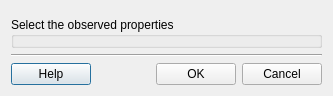
<?xml version="1.0" encoding="UTF-8"?>
<ui version="4.0">
 <class>TimeSeriesDialogForm</class>
 <widget class="QDialog" name="TimeSeriesDialogForm">
  <property name="geometry">
   <rect>
    <x>0</x>
    <y>0</y>
    <width>333</width>
    <height>79</height>
   </rect>
  </property>
  <property name="windowTitle">
   <string>Time Series Properties</string>
  </property>
  <layout class="QGridLayout" name="gridLayout_3">
   <property name="sizeConstraint">
    <enum>QLayout::SetDefaultConstraint</enum>
   </property>
   <item row="0" column="0">
    <layout class="QGridLayout" name="gridLayout_2">
     <item row="0" column="0">
      <widget class="QFrame" name="m_propertiesWidgetFrame">
       <property name="frameShape">
        <enum>QFrame::StyledPanel</enum>
       </property>
       <property name="frameShadow">
        <enum>QFrame::Raised</enum>
       </property>
      </widget>
     </item>
     <item row="2" column="0">
      <layout class="QGridLayout" name="gridLayout">
       <item row="0" column="0" colspan="4">
        <widget class="Line" name="line">
         <property name="sizePolicy">
          <sizepolicy hsizetype="Expanding" vsizetype="Fixed">
           <horstretch>0</horstretch>
           <verstretch>0</verstretch>
          </sizepolicy>
         </property>
         <property name="orientation">
          <enum>Qt::Horizontal</enum>
         </property>
        </widget>
       </item>
       <item row="1" column="0">
        <widget class="QPushButton" name="m_helpPushButton">
         <property name="text">
          <string>Help</string>
         </property>
        </widget>
       </item>
       <item row="1" column="1">
        <spacer name="horizontalSpacer">
         <property name="orientation">
          <enum>Qt::Horizontal</enum>
         </property>
         <property name="sizeHint" stdset="0">
          <size>
           <width>68</width>
           <height>20</height>
          </size>
         </property>
        </spacer>
       </item>
       <item row="1" column="2">
        <widget class="QPushButton" name="m_okPushButton">
         <property name="text">
          <string>OK</string>
         </property>
        </widget>
       </item>
       <item row="1" column="3">
        <widget class="QPushButton" name="m_cancelPushButton">
         <property name="text">
          <string>Cancel</string>
         </property>
        </widget>
       </item>
      </layout>
     </item>
     <item row="1" column="0">
      <widget class="QGroupBox" name="m_uniquePropertiesGroupBox">
       <property name="title">
        <string>Select the observed properties</string>
       </property>
      </widget>
     </item>
    </layout>
   </item>
  </layout>
 </widget>
 <resources/>
 <connections>
  <connection>
   <sender>m_cancelPushButton</sender>
   <signal>clicked()</signal>
   <receiver>TimeSeriesDialogForm</receiver>
   <slot>reject()</slot>
   <hints>
    <hint type="sourcelabel">
     <x>297</x>
     <y>30</y>
    </hint>
    <hint type="destinationlabel">
     <x>327</x>
     <y>42</y>
    </hint>
   </hints>
  </connection>
 </connections>
</ui>
